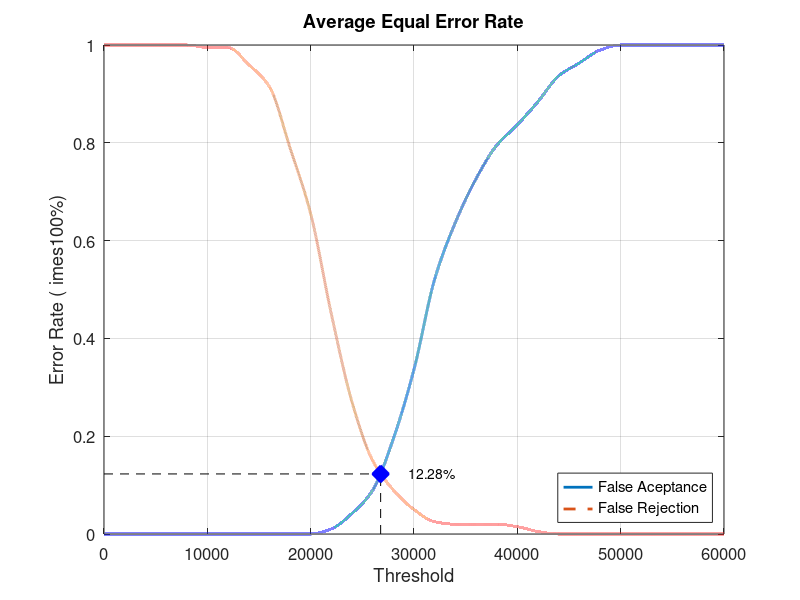
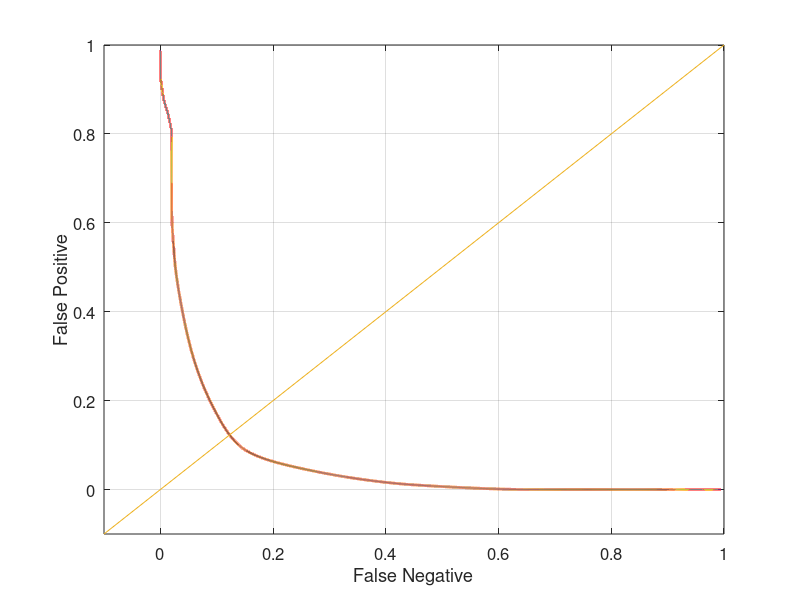

MATLAB code for these plots, in order:
close all;
clear;
clc;
x = 0:2000:60000;
xq = 0:0.5:60000;

y0 = [0 0 0 0 0 0 0 0 0 0 0 0.0105263 0.0421053 0.0894737 0.194737 0.336842 0.521053 0.636842 0.726316 0.794737 0.836842 0.884211 0.936842 0.963158 0.989474 1 1 1 1 1 1]
yy0 = interp1(x, y0, xq, 'pchip');
y1 = [1 1 1 1 1 0.995 0.995 0.96 0.915 0.79 0.655 0.45 0.27 0.15 0.09 0.05 0.025 0.02 0.02 0.02 0.015 0.005 0 0 0 0 0 0 0 0 0]
yy1 = interp1(x, y1, xq, 'pchip');

% Calculating EER: 
y2 = abs(y0 - y1);
find(y2 == min(y2))
yy2 = abs(yy0 - yy1);
xEER = find(yy2 == min(yy2));
xEERIndex = xq(xEER) % X-axis EER
yEER = yy0(xEER) % Y-axis EER

main = figure
plot(xq, yy0,'-','LineWidth', 2);	hold on
plot(xq, yy1,'--','LineWidth', 2);	hold on
plot([xEERIndex xEERIndex], [0 yEER], 'k--');	hold on
plot([0 xEERIndex], [yEER yEER], 'k--');	hold on
plot(xEERIndex, yEER, 'bx', 'LineWidth', 10);	hold on
text(xEERIndex + 10 * xEERIndex / 100, yEER, [num2str(round((10000 * yEER)) / 100) '%'])
legend('False Aceptance', 'False Rejection', 'Location', 'SouthEast')
xlabel('Threshold')
ylabel('Error Rate (	imes100%)')
title('Average Equal Error Rate')
set(gca, 'FontSize', 12)
axis([0 60000 0 1])
grid on

print(main, 'Database2_1Main', '-dpng');
FNRxFPR = figure('Color', [1 1 1]);
plot(yy1, yy0, '-', yy1, yy0, 'LineWidth', 2);
hold on
y = -0.1:0.1:1
plot(y, y); 
set(gca, 'FontSize', 12)
xlabel('False Negative')
ylabel('False Positive')
axis([-0.1 1 -0.1 1])
set(gca, 'FontSize', 12)
grid on

print(FNRxFPR, 'Database2_1FNRxFPR','-dpng');
